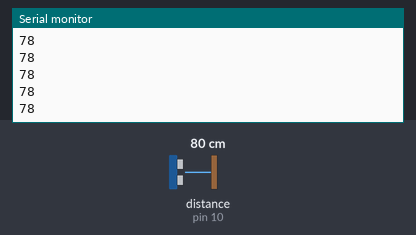
This sketch was run on a simulated Arduino Uno, built with avr-gcc and run on an emulated ATmega328P. On the bench: the last lines printed to the serial monitor. Wiring (inferred from the names in the program): ultrasonic range finder: trigger pin 9; echo pin 10. Inputs (shaded band) come from the test bench; at power-on: distance to the obstacle (sensor on pin 10) 80 cm. The echo pulse lasts 58.3 µs per cm.

Above: at 1.2 s.
1.3 s: distance to the obstacle (sensor on pin 10) set to 2 cm
At 2.1 s:
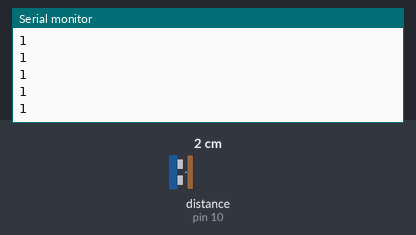
2.8 s: distance to the obstacle (sensor on pin 10) set to 4 cm
At 3.7 s:
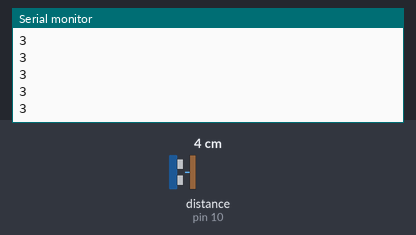
Timing chart, 0 to 5.8 s (numbered marks = the images above; inputs shaded):
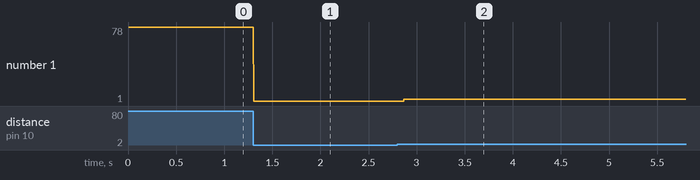

The sketch:

ir_sensor.ino.ino
```cpp
#define trigPin 9
#define echoPin 10

void setup() {
  pinMode(trigPin, OUTPUT);
  pinMode(echoPin, INPUT);
  Serial.begin(9600);
}

void loop() {
  long duration;
  int distance;

  digitalWrite(trigPin, LOW);
  delayMicroseconds(2);
  digitalWrite(trigPin, HIGH);
  delayMicroseconds(10);
  digitalWrite(trigPin, LOW);

  duration = pulseIn(echoPin, HIGH);
  distance = duration * 0.034 / 2;

  Serial.println(distance);
}
```

Measured:
- after the input at 1.3 s, the serial monitor: prints a new line at once (image 1)
- after the input at 2.8 s, the serial monitor: prints a new line after 0.07 s (image 2)
- plotted number 1: 78 → 1 after the input at 1.3 s, 1 → 3 after the input at 2.8 s
